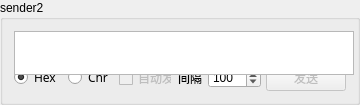
   <widget class="QGroupBox" name="senderGB_2">
    <property name="geometry">
     <rect>
      <x>710</x>
      <y>104</y>
      <width>360</width>
      <height>105</height>
     </rect>
    </property>
    <property name="minimumSize">
     <size>
      <width>360</width>
      <height>105</height>
     </size>
    </property>
    <property name="maximumSize">
     <size>
      <width>360</width>
      <height>105</height>
     </size>
    </property>
    <property name="title">
     <string>sender2</string>
    </property>
    <layout class="QGridLayout" name="gridLayout_2">
     <item row="1" column="1">
      <widget class="QPushButton" name="sendButton_2">
       <property name="enabled">
        <bool>false</bool>
       </property>
       <property name="statusTip">
        <string>send</string>
       </property>
       <property name="text">
        <string>发送</string>
       </property>
       <property name="icon">
        <iconset>
         <normaloff>images/send.png</normaloff>images/send.png</iconset>
       </property>
      </widget>
     </item>
     <item row="1" column="0">
      <layout class="QHBoxLayout" name="SBLayout_2">
       <item>
        <widget class="QRadioButton" name="hexRB_2">
         <property name="font">
          <font>
           <family>微软雅黑</family>
          </font>
         </property>
         <property name="text">
          <string>Hex</string>
         </property>
         <property name="checked">
          <bool>true</bool>
         </property>
        </widget>
       </item>
       <item>
        <widget class="QRadioButton" name="chrRB_2">
         <property name="font">
          <font>
           <family>微软雅黑</family>
          </font>
         </property>
         <property name="text">
          <string>Chr</string>
         </property>
         <property name="checked">
          <bool>false</bool>
         </property>
        </widget>
       </item>
       <item>
        <widget class="QCheckBox" name="autoSendCB_2">
         <property name="enabled">
          <bool>false</bool>
         </property>
         <property name="text">
          <string>自动发送</string>
         </property>
        </widget>
       </item>
       <item>
        <widget class="QLabel" name="intervalLabel_2">
         <property name="text">
          <string>间隔</string>
         </property>
        </widget>
       </item>
       <item>
        <widget class="QSpinBox" name="intervalSB_2">
         <property name="minimumSize">
          <size>
           <width>53</width>
           <height>20</height>
          </size>
         </property>
         <property name="maximumSize">
          <size>
           <width>53</width>
           <height>20</height>
          </size>
         </property>
         <property name="minimum">
          <number>1</number>
         </property>
         <property name="maximum">
          <number>10000</number>
         </property>
         <property name="value">
          <number>100</number>
         </property>
        </widget>
       </item>
      </layout>
     </item>
     <item row="0" column="0">
      <widget class="QTextEdit" name="senderTextEdit_2">
       <property name="minimumSize">
        <size>
         <width>340</width>
         <height>44</height>
        </size>
       </property>
       <property name="maximumSize">
        <size>
         <width>340</width>
         <height>44</height>
        </size>
       </property>
      </widget>
     </item>
    </layout>
   </widget>
